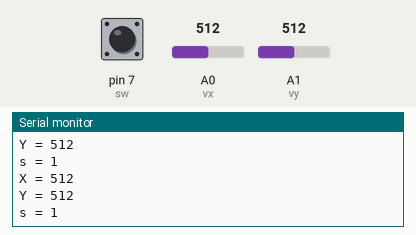
The sketch below on a simulated Arduino Uno, built with avr-gcc and run on an emulated ATmega328P. Parts: the last lines printed to the serial monitor. Inputs (shaded band) come from the test bench; at power-on: A0 (vx) = 512, A1 (vy) = 512, pin 7 (sw) HIGH.

Above: at 1.3 s.
1.4 s: A0 (vx) set to 716
At 1.82 s:
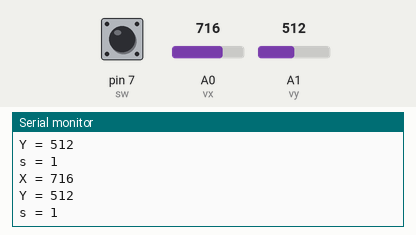
2.9 s: A1 (vy) set to 716
At 3.32 s:
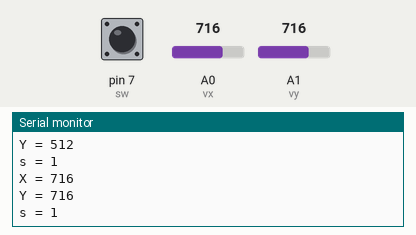
4.4 s: pin 7 (sw) pulled LOW for 0.6 s
At 4.82 s:
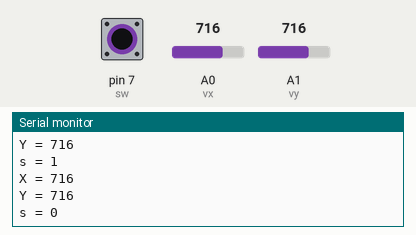
6.5 s: A0 (vx) set to 900
At 6.83 s:
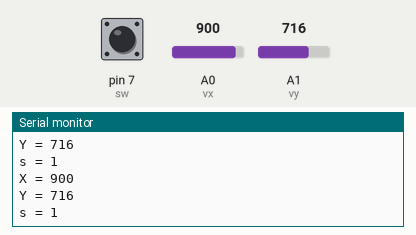
8.0 s: A1 (vy) set to 900
At 8.33 s:
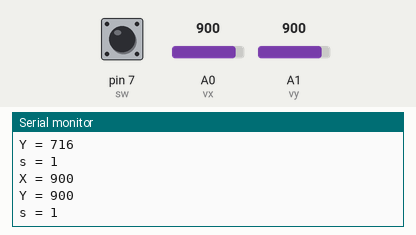
Timing chart, 0 to 10.5 s (numbered marks = the images above; inputs shaded):
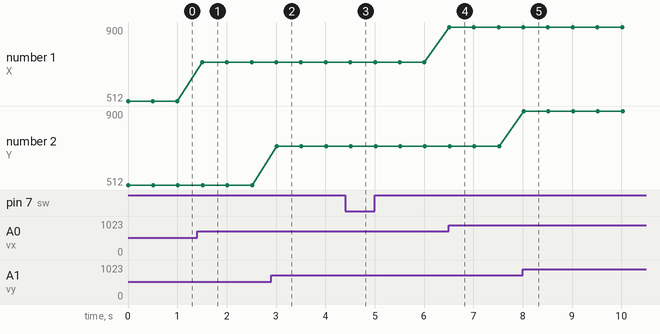

Measured:
- after the input at 1.4 s, the serial monitor: prints a new line after 0.10 s (image 1)
- after the input at 2.9 s, the serial monitor: prints a new line after 0.11 s (image 2)
- after the input at 4.4 s, the serial monitor: prints a new line after 0.13 s (image 3)
- after the input at 6.5 s, the serial monitor: prints a new line at once (image 4)
- after the input at 8.0 s, the serial monitor: prints a new line at once (image 5)
- plotted number 1: 512 → 716 after the input at 1.4 s, 716 → 900 after the input at 6.5 s

The sketch:

Joystick.ino
```cpp
const int vx = A0;
const int vy = A1;
const int sw = 7;

void setup()
{
  pinMode(vx, INPUT);
  pinMode(vy, INPUT);
  pinMode(sw, INPUT_PULLUP); // neu chi la INPUT thi phai mac dien tro
  Serial.begin(9600);
}

void loop()
{
  int x = analogRead(vx);
  int y = analogRead(vy);
  int s = digitalRead(sw); // HIGH neu khong bam, LOW neu bam
  Serial.print("X = ");
  Serial.println(x);
  Serial.print("Y = ");
  Serial.println(y);
  Serial.print("s = ");
  Serial.println(s);
  delay(500);
}
```
